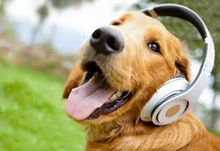
%> input picture Digital Signal and Image Processing/Image Smoothing and Sharpening/image.jpg, 220 x 151 px, shrunk from 271 x 186 before the run
$ octave MedianFilter.m   (GNU Octave 9; MATLAB toolbox functions it lacks are replaced by stand-ins)
%> lines starting %> are read from the running program, lines starting %| are printed output that depends on the picture
clc;
clear;
B=imread('image.jpg');
%> B is the input picture: size 151x220x3 uint8; mean R, G, B 169.5, 160.7, 117.2
A= rgb2gray(B);
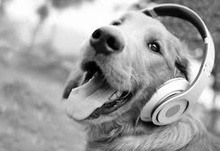
%> A: size 151x220 uint8; min 0, max 255, mean 158.4
img=imnoise(A,'salt & pepper',0.03);
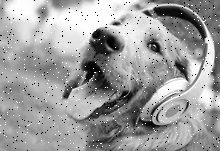
%> img: size 151x220 uint8; min 0, max 255, mean 157.4

modifyA=zeros(size(img)+2);
B=zeros(size(img));


        for x=1:size(img,1)
            for y=1:size(img,2)
                modifyA(x+1,y+1)=img(x,y);
            end
        end
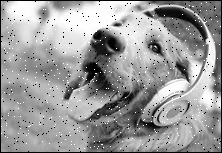
%> modifyA: size 153x222 double; min 0, max 255, mean 154

for i= 1:size(modifyA,1)-2
    for j=1:size(modifyA,2)-2
        window=zeros(9,1);
        inc=1;
        for x=1:3
            for y=1:3
                window(inc)=modifyA(i+x-1,j+y-1);
                inc=inc+1;
            end
        end

        med=sort(window);

        B(i,j)=med(5);

    end
end
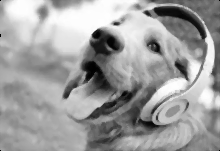
%> B: size 151x220 double; min 0, max 255, mean 158.3
%> after the loop, window = [107; 112; 0; 105; 106; 0; 0; 0; 0]

B=uint8(B);
%> B: size 151x220 uint8

subplot(1,3,1);
imshow(A);
title('Original Image')

subplot(1,3,2);
imshow(img);
title('Image with Salt and Pepper Noise')

subplot(1,3,3);
imshow(B);
title('After Median Filtering')
